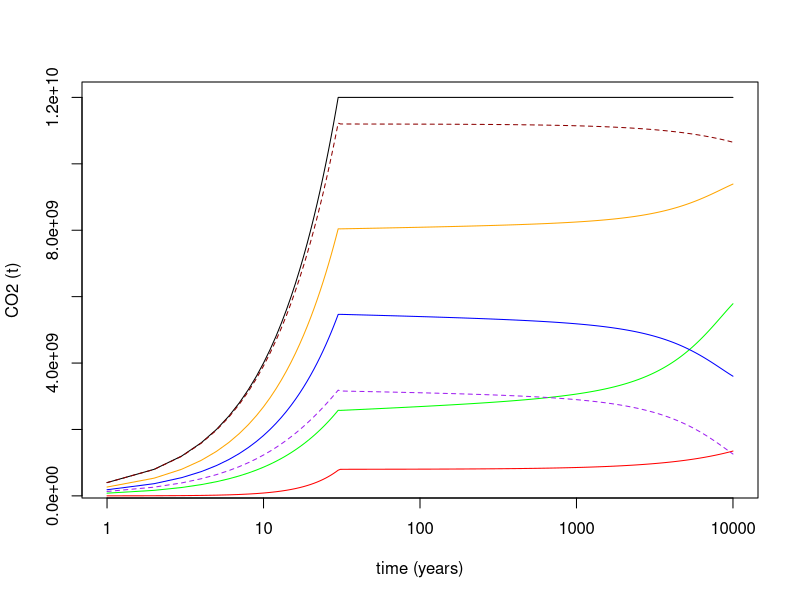

This figure's R source: (Note: a time limit stopped this script after it produced the figure.)
# The Storage Security Calculator (SSC): Calculates CO2 geological storage security over 10,000 years.
# Code associated with the manuscript:
#"Assessing the capability of CO2 Storage Security to deliver on climate mitigation."
#By Juan Alcalde, Stephanie Flude,
#Mark Wilkinson, Gareth Johnson, Katriona Edlmann, Clare E. Bond, 
#Vivian Scott, Stuart M. V. Gilfillan, Xènia Ogaya and R. Stuart Haszeldine.

# Instructions:
# Run the entire code. (We recommend running in RStudio)
# For the base case scenario: 
# Open BasicTable to review the results of the base case scenario
# A graphical display of the base case scenario is automatically generated
# View the key and change displayed parameters in Section 4.3 (Line 565)
# For Monte Carlo uncertainty analysis:
# run: temp <- SSCMC(n) - where n is the required number of realisations
# run FigLoss()
# Results table and CO2 loss curves over time will be displayed
# For the sensitivity analysis results
# If required, change the number of standard deviations being assessed in Section 4.2 (line 526)
# Open MinMaxSA to view results

####################################################################################
########################## Section 1: General Set-up ###############################
####################################################################################
set.seed(2100)

############################## 1.1 Define rtriangle ############################
################## Code to define a triangle distribution courtesy of R. A. Godfrey
################## https://www.rdocumentation.org/packages/ExtDist/versions/0.6-3/topics/Triangular

rtriangle <- function(n=1, a=0, b=1, c=(a+b)/2){
  if(length(n)>1) n <- length(n)
  if(n<1 | is.na(n)) stop(paste("invalid argument: n =", n))
  n <- floor(n)
  if(any(is.na(c(a,b,c)))) return(rep(NaN, times=n)) # to match behavior of runif
  if(a > c | b < c) return(rep(NaN, times=n)) # to match behavior of runif
  if(any(is.infinite(c(a,b,c)))) return(rep(NaN, times=n))
  
  p <- runif(n)
  
  if(a != c){
    # if a = c then i is always true
    i <- which((a + sqrt(p * (b - a)*(c - a))) <= c)
    j <- which((b - sqrt((1 - p) * (b - a) * (b - c))) > c)
  } else {
    i <- which((a + sqrt(p * (b - a)*(c - a))) < c)
    j <- which((b - sqrt((1 - p) * (b - a) * (b - c))) >= c)
  }
  if(length(i)!=0)
    p[i] <- a + sqrt(p[i] * (b - a) * (c - a))
  if(length(j)!=0)
    p[j] <- b - sqrt((1 - p[j]) * (b - a) * (b - c))
  
  return(p)
}

##########################################################################
###################### 1.2 Define AbSetUp function #############################
################This calculates Abandoned Well leakage rates AB1 and AB2

AbSetUp <- function(
    
  KnownWellDensity=2.5,# WELL DENSITY - wells / km2 Known abandoned well density: ONSHORE
  wellUnderEst=1.55, # WELL DENSITY - Well under-estimation factor: ONSHORE (Unregulated)
  UnPlugWells=0.3, # WELL STATUS  - Proportion of unplugged wells
  DegradWells=exp(-2.89), # PLUGGED WELL CONDITIONS - Proportion of Degraded wells: ONSHORE
  IntactDegrad=0, # Pre-injection conversions: Known degraded wells remediated to intact. (Function not used here)
  IntactHighRate=0.054, # SLOW LEAKAGE - Plugged & intact wells with higher leak rate
  CO2largeBlowout=exp(13.4), # Mass of CO2 lost during abandoned well blowout
  CO2degraded=300, # Mass of CO2 lost per leaking well during continuous leakage through degraded wells
  CO2intactHigh=230, # Mass of CO2 lost per well for intact wells with the high leak rate
  CO2intactLow=0.004, # Mass CO2 lost per well for intact wells with the low leak rate
  InjectionPeriod=30, # Number of years of injection 
  BlowoutWellYear=0.00002, # BLOWOUTS  - Long-term blowout rate - events per well year over 10 kyr (NOTE: written as 0.00005 in paper)
  PlugBlowoutYear=exp(-8.6125), # BLOWOUTS - Proportion of plugged wells that blowout during injection period
  ActiveWellsAB1=0.05128205 # The number of active wells that convert to abandoned wells post injection
){
  
  ## Initial Conditions
  
  TrueWellDensity <- KnownWellDensity * wellUnderEst
  UnKnownWellDensity <- TrueWellDensity - KnownWellDensity
  
  KnownUnPlugWells <- KnownWellDensity * UnPlugWells
  UnKnownUnPlugWells <- UnKnownWellDensity * UnPlugWells
  KnownPlugWells <- KnownWellDensity * (1-UnPlugWells)
  UnKnownPlugWells <- UnKnownWellDensity * (1-UnPlugWells)
  
  TotalUnPlugWells <- KnownUnPlugWells + UnKnownUnPlugWells
  TotalPlugWells <- KnownPlugWells + UnKnownPlugWells 
  
  ############ Plugged well conditions
  
  KnownDegPlug <- KnownPlugWells * DegradWells
  UnKnownDegPlug <- UnKnownPlugWells * DegradWells
  KnownIntactPlug <- KnownPlugWells * (1-DegradWells)
  UnKnownIntactPlug <- UnKnownPlugWells * (1-DegradWells)
  
  ######### AB1 ################################
  ## Plugged well status
  
  RemUnPlugWells <- KnownUnPlugWells
  KnownPlugWells <- RemUnPlugWells + KnownPlugWells
  #UnKnownPlugWells 
  TotalPlugwells <- KnownPlugWells + UnKnownPlugWells
  
  #UnKnownUnPlugWells
  
  ###Known plugged well conditions
  
  RemDegPlug <- KnownDegPlug * IntactDegrad
  KnownIntactWells <- RemDegPlug + RemUnPlugWells + KnownIntactPlug
  KnownDegWells <- KnownDegPlug - RemDegPlug
  
  ####Unknown well conditions
  
  #UnKnownUnPlugWells
  UnKnownDegWells <- UnKnownPlugWells * DegradWells
  #UnKnownIntactPlug
  TotalUnKnownPlug <- UnKnownIntactPlug + UnKnownDegWells
  
  ################### BLOWOUTS ##########
  
  BlowoutUnPlugged <- UnKnownUnPlugWells / InjectionPeriod
  BlowoutPlugYear <- PlugBlowoutYear / InjectionPeriod
  BlowoutKnownKmYear <- BlowoutPlugYear * KnownWellDensity
  BlowoutUnKnownKmYear <- UnKnownPlugWells * BlowoutPlugYear
  
  BlowoutTotal <- BlowoutKnownKmYear + BlowoutUnKnownKmYear + BlowoutUnPlugged
  
  CO2blowout <- BlowoutTotal * CO2largeBlowout
  
  ################### SLOW LEAKAGE ######
  
  TotalDegWells <- UnKnownDegWells + KnownDegWells
  
  TotalIntWells <- UnKnownIntactPlug + KnownIntactWells
  IntactWellsHighRate <- TotalIntWells * IntactHighRate
  IntactWellsLowRate <- TotalIntWells - IntactWellsHighRate
  
  CO2lostDegrad <- TotalDegWells * CO2degraded
  CO2lostIntactHigh <- IntactWellsHighRate * CO2intactHigh
  CO2lostIntactLow <- IntactWellsLowRate * CO2intactLow
  
  AB1 <- CO2blowout + CO2lostDegrad + CO2lostIntactHigh + CO2lostIntactLow
  
  ############################### AB2 #####################
  ###Well status at start of AB2 (end AB1)
  
  #UnKnownUnPlugWells
  UnKnownBlewOut <- BlowoutUnKnownKmYear * InjectionPeriod
  #KnownDegWells
  UnKnownUnRemediated <- UnKnownDegWells - UnKnownBlewOut
  
  ###### New well conditions
  NewTotalWells <- TrueWellDensity + ActiveWellsAB1
  
  ######  Known Wells
  KnownWellsAB2 <- KnownIntactWells + ActiveWellsAB1 + UnKnownUnPlugWells + UnKnownBlewOut + KnownDegWells
  
  #######  UnknownWells
  #UnKnownUnRemediated
  #UnKnownIntactPlug
  UnKnownIntactHighRate <- UnKnownIntactPlug * IntactHighRate
  UnKnownIntactLowRate <- UnKnownIntactPlug * (1 - IntactHighRate)
  
  #######  Total Wells by Status
  #UnKnownUnRemediated
  #UnKnownIntactHighRate
  TotalIntactLowRate <- KnownWellsAB2 + UnKnownIntactLowRate
  
  ########### BLOWOUTS
  
  BlowoutKm2Year <- BlowoutWellYear * NewTotalWells
  CO2lostBlowoutAB2 <- BlowoutKm2Year * CO2largeBlowout
  
  ###########  SLOW LEAKAGE
  
  CO2lostDegrad <- UnKnownUnRemediated * CO2degraded
  CO2lostIntactHigh <- UnKnownIntactHighRate * CO2intactHigh
  CO2lostIntactlow <- TotalIntactLowRate * CO2intactLow
  
  AB2 <- CO2lostBlowoutAB2 + CO2lostDegrad + CO2lostIntactHigh + CO2lostIntactlow
  
  
  outputAB1 <- c(TrueWellDensity, UnKnownWellDensity, KnownUnPlugWells, 
                 UnKnownUnPlugWells, KnownPlugWells, UnKnownPlugWells, 
                 TotalUnPlugWells, TotalPlugWells, KnownDegPlug, UnKnownDegPlug, KnownIntactPlug,
                 UnKnownIntactPlug, RemUnPlugWells, KnownPlugWells, UnKnownPlugWells, TotalPlugwells,
                 UnKnownUnPlugWells, RemDegPlug, KnownIntactWells, KnownDegWells, UnKnownUnPlugWells,
                 UnKnownDegWells, UnKnownIntactPlug, TotalUnKnownPlug, BlowoutUnPlugged, BlowoutPlugYear,
                 BlowoutKnownKmYear, BlowoutUnKnownKmYear, BlowoutTotal, CO2blowout, TotalDegWells,
                 TotalIntWells, IntactWellsHighRate, IntactWellsLowRate, CO2lostDegrad, CO2lostIntactHigh,
                 CO2lostIntactLow, AB1)
  
  outputAB2 <- c(UnKnownUnPlugWells, UnKnownBlewOut, KnownDegWells, UnKnownUnRemediated,
                 UnKnownUnRemediated, UnKnownIntactPlug, UnKnownIntactHighRate, UnKnownIntactLowRate, 
                 UnKnownUnRemediated, UnKnownIntactHighRate, TotalIntactLowRate, BlowoutKm2Year,
                 CO2lostBlowoutAB2, CO2lostDegrad, CO2lostIntactHigh, CO2lostIntactlow, AB2)
  
  output <- c(AB1,AB2)
  
}



############################################################################
#######################Section 2 - Base Case Function########################
############################################################################
##This code runs a base case scenario, based on the parameters as defined below.
## It calls AbSetUp and replaces the AbSetUp default parameters with the ones defined here.

SSCBase <- function(CO2target = 1.2e10,  # total injection target, tonnes
                    
                    injectperWell=0.75e6, #####  tpa
                    
                    InjectionPeriod=30, ##### years
                    
                    meanPlumeArea=exp(-0.7595), ####  km2 per Mt
                    
                    ####################  ACTIVE WELL LEAKAGE
                    
                    ActiveWellFreq = exp(-2.89),    # Slow leak frequency, proportion active wells leaking (5) : ONSHORE
                    
                    SlowLeakInjector = 158.5,  # slow leak mass - t CO2 per annum per well 
                    
                    MinorBlowFreq = 0.0693,    # Minor blowout frequency, events / well / year
                    
                    MinorBlowout = exp(exp(1.27)),  # Minor blowout (t CO2 / blowout)
                    
                    MajorBlowFreq = 1.35e-4, # Major blowout frequency (t / event / year) : ONSHORE
                    
                    CO2MajorBlowout = exp(exp(2.57)),  # Major blowout mass (t)  (10)
                    
                    ##################  Abandonned well LEAKAGE
                    
                    KnownWellDensity= 2.5,#### well density (wells / km2) : ONSHORE
                    
                    wellUnderEst=1.55, #### well underestimation factor 
                    
                    UnPlugWells=0.3, #### proportion unplugged wells : ONSHORE
                    
                    DegradWells=exp(-2.89), #### proportion degraded wells
                    
                    IntactHighRate=0.054, #### proportion intact with high rate (15)
                    
                    IntactDegrad=0, ### Pre-remediate degraded? (Extra function not used in this scenario)
                    
                    PlugBlowoutYear=exp(-8.6125), #### Short term blowout risk (wells / 30 years)
                    
                    BlowoutWellYear=2e-5,  #### long trm blowout risk (wells / yr)
                    
                    CO2largeBlowout=exp(13.4), #### Blowout Mass (t)
                    
                    CO2degraded=300, #### Degraded well leak mass (t) (20)
                    
                    CO2intactHigh=230,  #### Intact well leak mass - high (t)
                    
                    CO2intactLow=0.004, #### Intact well leak mass - high (t)
                    
                    #########################
                    
                    NatLeakRate = exp(0.693), #### Natural leakage rate (t / km2 / year)
                    
                    ####################### INPUTS for variable leakage decay curves
                    
                    A = 12,  ##  long-term leakage rate, central case
                    
                    B = 0.25715, ## exponential decay factor, central case (25)
                    
                    ##################
                    
                    res_sat = 0.58,  # Res sat fraction
                    
                    migration = 1 #  no of volumes of rock the CO2 'sees'
                    
){
  
  # has res trapping prop to FREE CO2 ( = injected - (min + sol trapped); not total injected CO2)
  
  ######################### input data
  
  time <- 10000  # total run time for model
  
  annualinject <- CO2target / InjectionPeriod   # Mt
  
  wells <- annualinject/injectperWell
  
  #################### natural pathways
  
  leakAreaNP <- CO2target * meanPlumeArea / 1e6 # km2 (1e6 as leak/area in Mt but target in t)
  
  leakNatPaths <- leakAreaNP * NatLeakRate  #  t/year
  
  #################### Active wells  ##  tonnes / year
  
  leakActiveWells <-  wells * (SlowLeakInjector * ActiveWellFreq + MinorBlowFreq * MinorBlowout + CO2MajorBlowout * MajorBlowFreq)
  
  ##################### Abandoned wells
  
  ## calc ActiveWellsAB1, i.e. the Active wells converted to abandoned at the end of injection
  
  ActiveWellsAB1 <- wells / CO2target / meanPlumeArea * 1e6 
  
  AB <- AbSetUp(KnownWellDensity,wellUnderEst,UnPlugWells, 
                DegradWells, IntactDegrad, IntactHighRate, 
                CO2largeBlowout,CO2degraded,CO2intactHigh,CO2intactLow,
                InjectionPeriod,BlowoutWellYear,PlugBlowoutYear, ActiveWellsAB1)
  
  leakAbWells1 <- CO2target * meanPlumeArea * AB[1] / 1e6  
  leakAbWells2 <- CO2target * meanPlumeArea * AB[2] / 1e6  
  ################# OUTPUT MATRIX
  
  leak <- matrix(0,ncol=10,nrow=time,byrow=F)
  dimnames(leak)[[2]] <- c("time","injCO2","leakCO2","cumleakCO2","A", # 1-5
                           "B","mintrap","soltrap" , "res_trap", "free CO2")
  leak[,1] <- seq(1,time)
  
  ############### CO2 injection
  
  leak[1:30,2] <- CO2target * leak[1:30,1]/30
  leak[31:time,2] <- CO2target
  
  ################# LEAKAGE ###################################################
  
  # rows year <=30
  leak[1:30,3] <- (leakNatPaths + leakActiveWells + leakAbWells1)*leak[1:30,2]/CO2target
  
  # rows year > starts at year 31 as 100 % of the max leakage rate 
  leak[31:time,3] <- (A + (100- A)* exp(-B * (leak[31:time,1]-31)))  * (leakNatPaths + leakAbWells2) / 100
  
  ################## cummulative leakage 
  
  leak[1,4] <- 0.5 * leak[1,3]
  
  for (i in 2:time){
    leak[i,4] <- leak[(i-1),4] + 0.5 * (leak[i,3] + leak[i-1,3])
  }
  
  ################## TRAPPING - mineral and sol first, rest goes to residual trapping
  
  # min trap proportional to total UNLEAKED CO2
  
  # mineral trapping ADJUSTED to START at t=0 (was t=31) otherwise 0 (default in 'leak')
  
  leak[,7] <- (leak[,2] - leak[,4]) * (-1.669497e-13 * leak[,1]^3 + 2.903893e-9 * leak[,1]^2 + 1.403357e-5*leak[,1]) #   
  
  
  # solubility trapping ADJUSTED to START at t=0 (was t=31)
  # sol trap proportional to total UNLEAKED CO2
  
  leak[,8] <-  (leak[,2]-leak[,4]) * 0.204 * (leak[,1])^0.0342144145 ## Xu et al. (2003)
  
  # residual trapping
  
  leak[,9] <- (leak[,2]- (leak[,7] + leak[,8])) * (1 - (1-res_sat)^migration) # leaked not removed!!
  
  #######free CO2
  
  leak[,10] <- leak[,2]- (leak[,7] + leak[,8] + leak[,4] + leak[,9])
  
  leak[,5] <- A # returns the variables from the leakage decay model
  leak[,6] <- B
  
  output <- leak[leak[,10]>0,]  # trims the output if free CO2 < 0
  
  #Run the Basic function (Section 4) for final leakage values.
  # Run the BasicTable code (Section 4) for a plot of CO2 partitioning over time.
  
}

#################################################################
###################Section 3 - Monte Carlo Analysis###########################
#################################################################
##This code carries out a Monte Carlo simulation for n realisations.
## Random numbers are selected for each parameter from the distributions defined below.
## Minimum, P05, P50, P95, and maximum values are extracted for selected years.

SSCMC <- function(n=5){
  
  # Calls SSCBase for range of plume areas, does MC for n times
  
  # Outputs data at years time
  
  # output at 1000 year intervals (output 1 is 1000 years etc)
  output0001 <- matrix(rep(0,10),ncol=10,nrow=1) # 1 year
  output0003 <- matrix(rep(0,10),ncol=10,nrow=1) # 3 year
  output0010 <- matrix(rep(0,10),ncol=10,nrow=1) # 10 year
  output0030 <- matrix(rep(0,10),ncol=10,nrow=1) # 30 years
  output0100 <- matrix(rep(0,10),ncol=10,nrow=1) # 100 years
  output0200 <- matrix(rep(0,10),ncol=10,nrow=1) # 200 years
  output0500 <- matrix(rep(0,10),ncol=10,nrow=1) # 500 years
  output1 <- matrix(rep(0,10),ncol=10,nrow=1) # 1000 years
  output2 <- matrix(rep(0,10),ncol=10,nrow=1) # 2000 years
  output3 <- matrix(rep(0,10),ncol=10,nrow=1) # 3000 years
  output4 <- matrix(rep(0,10),ncol=10,nrow=1) # 4000 years
  output5 <- matrix(rep(0,10),ncol=10,nrow=1) # 5000 years
  output6 <- matrix(rep(0,10),ncol=10,nrow=1) # 6000 years
  output7 <- matrix(rep(0,10),ncol=10,nrow=1) # 7000 years
  output8 <- matrix(rep(0,10),ncol=10,nrow=1) # 8000 years
  output9 <- matrix(rep(0,10),ncol=10,nrow=1) # 9000 years
  output10 <- matrix(rep(0,10),ncol=10,nrow=1) # 10,000 years
  
  for (i in 1:n) {
    
    newLine <- SSCBase(CO2target = 1.2e10,  # total injection target, t, FIXED
                       
                       injectperWell=rnorm(1,0.75e6,0.00415e6), #####  tonnes per annum
                       
                       InjectionPeriod=30, ##### years FIXED
                       
                       meanPlumeArea=rlnorm(1,-0.7595,0.1763), ####  km2 per Mt from S North Sea gas fields
                       
                       ####################  ACTIVE WELL LEAKAGE
                       
                       ActiveWellFreq = rlnorm(1,-2.89,0.7),    # Slow leak frequency, proportion active wells leaking (5)
                       
                       SlowLeakInjector = rnorm(1,158.5,5.2),  # slow leak mass - t CO2 per annum per well 
                       
                       MinorBlowFreq = runif(1,0.062,0.0762), ##### 0.0693 +/- 10% Minor blowout frequency, events / well / year
                       
                       MinorBlowout = exp(rlnorm(1,1.27,0.0397)),  # Minor blowout mass (t CO2 / blowout)
                       
                       MajorBlowFreq = rnorm(1,1.35e-4,4.4e-5), ##### value = 4.96e-4 +/- 10%, Major blowout frequency (t / event / year)
                       
                       CO2MajorBlowout = exp(rlnorm(1,2.57,0.045)),  # (Juan suggested +/- 0.045. for the mean In original code it is 0.011) Major blowout mass (t)  (10) exp(6.6)=750 t as requested 
                       
                       ##################  Abandoned well LEAKAGE
                       
                       KnownWellDensity=runif(1,2.25,2.75), ##### 2.5 +/- 10%, well density (wells / km2)
                       
                       wellUnderEst= runif(1,1.1,2), ####(Recalculated by BG: s.e. for log normal. But original is uniform distribution)  well underestimation factor
                       
                       UnPlugWells=0.3, #### proportion unplugged wells
                       
                       DegradWells=rlnorm(1,-2.89,0.7), # proportion degraded wells
                       
                       IntactHighRate=runif(1,0.049,0.0595),  #####0.054 +/- 10%, proportion intact with high rate (15)
                       
                       IntactDegrad=0, ##### Pre-remediate degraded?
                       
                       PlugBlowoutYear=rlnorm(1,-8.6125,0.23),# 1/2000 to 1/9000, Short term blowout risk (wells / 30 years)
                       
                       BlowoutWellYear=runif(1,1e-5,1e-4), #####1e-4 +/-10% long trm blowout risk (wells / yr)
                       
                       CO2largeBlowout=rlnorm(1,13.4,0.35), # Large Blowout Mass (t)
                       
                       CO2degraded=runif(1,270,330), ####300 +/- 10% Degraded well leak mass (t) (20)
                       
                       CO2intactHigh=runif(1,207,253), ####230 +/- 10% Intact well leak mass - high (t)
                       
                       CO2intactLow=runif(1,0.0036,0.0044), ####0.004 +/- 10%,  Intact well leak mass - high (t)
                       
                       #########################
                       
                       NatLeakRate = rlnorm(1,0.693,0.37), #### Natural leakage rate (t / km2 / year)
                       
                       ####################### INPUTS for variable leakage decay curves
                       
                       A = rtriangle(1,3,53,12),  #  long-term leakage rate, central case
                       
                       B = runif(1,0.0143,0.5), # exponential decay factor, central case (25)
                       
                       ##################
                       
                       res_sat = rnorm(1,0.58,0.0286),  # Res sat fraction
                       
                       migration = 1) #  no of volumes of rock the CO2 'sees' NOT VARIED
    
    ####  take data at year X , take last data point if ran out of leakable CO2 before time
    if (dim(newLine)[[1]]>1)    {output0001 <- rbind(output0001,newLine[1,])}    else {output0001 <- rbind(output0001,newLine[dim(newLine)[[1]],])}
    if (dim(newLine)[[1]]>3)    {output0003 <- rbind(output0003,newLine[3,])}    else {output0003 <- rbind(output0003,newLine[dim(newLine)[[1]],])}
    if (dim(newLine)[[1]]>10)   {output0010 <- rbind(output0010,newLine[10,])}    else {output0010 <- rbind(output0010,newLine[dim(newLine)[[1]],])}
    if (dim(newLine)[[1]]>30)   {output0030 <- rbind(output0030,newLine[30,])}   else {output0030 <- rbind(output0030,newLine[dim(newLine)[[1]],])}
    if (dim(newLine)[[1]]>100)  {output0100 <- rbind(output0100,newLine[100,])}  else {output0100 <- rbind(output0100,newLine[dim(newLine)[[1]],])}
    if (dim(newLine)[[1]]>200)  {output0200 <- rbind(output0200,newLine[200,])}  else {output0200 <- rbind(output0200,newLine[dim(newLine)[[1]],])} # New line for 200 years
    if (dim(newLine)[[1]]>500)  {output0500 <- rbind(output0500,newLine[500,])}  else {output0500 <- rbind(output0500,newLine[dim(newLine)[[1]],])}
    if (dim(newLine)[[1]]>1000) {output1 <- rbind(output1,newLine[1000,])} else {output1 <- rbind(output1,newLine[dim(newLine)[[1]],])}
    if (dim(newLine)[[1]]>2000) {output2 <- rbind(output2,newLine[2000,])} else {output2 <- rbind(output2,newLine[dim(newLine)[[1]],])}
    if (dim(newLine)[[1]]>3000) {output3 <- rbind(output3,newLine[3000,])} else {output3 <- rbind(output3,newLine[dim(newLine)[[1]],])}
    if (dim(newLine)[[1]]>4000) {output4 <- rbind(output4,newLine[4000,])} else {output4 <- rbind(output4,newLine[dim(newLine)[[1]],])}
    if (dim(newLine)[[1]]>5000) {output5 <- rbind(output5,newLine[5000,])} else {output5 <- rbind(output5,newLine[dim(newLine)[[1]],])}
    if (dim(newLine)[[1]]>6000) {output6 <- rbind(output6,newLine[6000,])} else {output6 <- rbind(output6,newLine[dim(newLine)[[1]],])}
    if (dim(newLine)[[1]]>7000) {output7 <- rbind(output7,newLine[7000,])} else {output7 <- rbind(output7,newLine[dim(newLine)[[1]],])}
    if (dim(newLine)[[1]]>8000) {output8 <- rbind(output8,newLine[8000,])} else {output8 <- rbind(output8,newLine[dim(newLine)[[1]],])}
    if (dim(newLine)[[1]]>9000) {output9 <- rbind(output9,newLine[9000,])} else {output9 <- rbind(output9,newLine[dim(newLine)[[1]],])}
    if (dim(newLine)[[1]]>10000) {output10 <- rbind(output10,newLine[10000,])} else {output10 <- rbind(output10,newLine[dim(newLine)[[1]],])}
    
  }
  
  output0001 <- output0001[output0001[,1]!=0,] #  removes the dummy row used to make the matrix 'output'
  output0003 <- output0003[output0003[,1]!=0,]
  output0010 <- output0010[output0010[,1]!=0,]
  output0030 <- output0030[output0030[,1]!=0,]
  output0100 <- output0100[output0100[,1]!=0,]
  output0200 <- output0200[output0200[,1]!=0,]
  output0500 <- output0500[output0500[,1]!=0,]
  output1 <- output1[output1[,1]!=0,]
  output2 <- output2[output2[,1]!=0,]
  output3 <- output3[output3[,1]!=0,]
  output4 <- output4[output4[,1]!=0,]
  output5 <- output5[output5[,1]!=0,]
  output6 <- output6[output6[,1]!=0,]
  output7 <- output7[output7[,1]!=0,]
  output8 <- output8[output8[,1]!=0,]
  output9 <- output9[output9[,1]!=0,]
  output10 <- output10[output10[,1]!=0,]

  output <- list(output0001,output0003,output0010,output0030,output0100,output0200,output0500,output1,output2,output3,output4,output5,output6,output7,output8,output9,output10)
  
}
## Run the FigLoss function (FigLoss(),) to produce output table and plot


#############################################################################
#########################Section 4 - Data Interrogation######################
############################################################################
#Sections of code to be run as required

###### 4.1 Basic function returns the total leakage at yr = 10,000 as a % of injected.#####
Basic <- function(...) { 
  Basic <- SSCBase(...)
  Basic <- Basic[dim(Basic)[[1]],] # takes last line
  Basic <- Basic[4]/Basic[2]*100  # % leak at end of run
  return(Basic)
}


########### 4.2 Code for sensitivity Analysis#################
#This calculates the % leak at t=10,000 for the base case, but varying each parameter according to the min and max pairs below
SDN <- 2 # Set the number of standard deviations to test the sensitivity on
MinMaxSA <- as.data.frame(t(as.matrix(data.frame(
  BC = Basic(), # Base case scenario
  ###### Min and Max pairs below reset the min and max values for each parameter
  Min_injectperWell = Basic(injectperWell=0.75e6-(SDN*0.083e6)), # SDN Standard Deviations
  Max_injectperWell = Basic(injectperWell=0.75e6+(SDN*0.083e6)),
  Min_meanPlumeArea = Basic(meanPlumeArea=exp(-0.7595-(SDN*0.8815))), # SDN Standard Deviations
  Max_meanPlumeArea = Basic(meanPlumeArea=exp(-0.7595+(SDN*0.8815))), #
  Min_ActiveWellFreq = Basic(ActiveWellFreq=exp(-2.89-(SDN*0.7))), # SDN Standard Deviations
  Max_ActiveWellFreq = Basic(ActiveWellFreq=exp(-2.89+(SDN*0.7))), # 
  Min_SlowLeakInjector = Basic(SlowLeakInjector=158.5-(SDN*18.83)), # SDN Standard Deviations
  Max_SlowLeakInjector = Basic(SlowLeakInjector=158.5+(SDN*18.83)), #
  Min_MinorBlowout = Basic(MinorBlowout=exp(exp(1.27-(SDN*0.21)))), # SDN Standard Deviations
  Max_MinorBlowout = Basic(MinorBlowout=exp(exp(1.27+(SDN*0.21)))), #
  Min_MajorBlowFreq = Basic(MajorBlowFreq=1.35e-4-(SDN*4.4e-5)), # SDN Standard Deviations
  Max_MajorBlowFreq = Basic(MajorBlowFreq=1.35e-4+(SDN*4.4e-5)), #
  Min_CO2MajorBlowout = Basic(CO2MajorBlowout=exp(exp(2.57-(SDN*0.045)))), # SDN Standard Deviations
  Max_CO2MajorBlowout = Basic(CO2MajorBlowout=exp(exp(2.57+(SDN*0.045)))), #
  Min_KnownWellDensity = Basic(KnownWellDensity=0) ,
  Max_KnownWellDensity = Basic(KnownWellDensity=5) ,
  Min_wellUnderEst = Basic(wellUnderEst=1.1), # Minimum value
  Max_wellUnderEst = Basic(wellUnderEst=2), # Maximum value
  Min_DegradWells = Basic(DegradWells=exp(-2.89-(SDN*0.7))), # SDN Standard Deviations
  Max_DegradWells = Basic(DegradWells=exp(-2.89+(SDN*0.7))), #
  Min_PlugBlowoutYear = Basic(PlugBlowoutYear=exp(-8.6125-(SDN*0.23))), # SDN Standard Deviations
  Max_PlugBlowoutYear = Basic(PlugBlowoutYear=exp(-8.6125+(SDN*0.23))), #
  Min_BlowoutWellYear = Basic(BlowoutWellYear=1e-5), # Minimum value
  Max_BlowoutWellYear = Basic(BlowoutWellYear=1e-4), # Maximum value
  Min_CO2largeBlowout = Basic(CO2largeBlowout=exp(13.4-(SDN*0.35))), # SDN Standard Deviations
  Max_CO2largeBlowout = Basic(CO2largeBlowout=exp(13.4+(SDN*0.35))), #
  Min_NatLeakRate = Basic(NatLeakRate=exp(0.693-(SDN*0.37))), # SDN Standard Deviations
  Max_NatLeakRate = Basic(NatLeakRate=exp(0.693+(SDN*0.37))),
  Min_A = Basic(A=3), # Minimum value
  Max_A = Basic(A=53), # Maximum value
  Min_B = Basic(B=0.0143), # Minimum value
  Max_B = Basic(B=0.5), #Maximum value
  Min_res_sat = Basic(res_sat=0.58-(SDN*0.1897)), # SDN Standard Deviations
  Max_res_sat = Basic(res_sat=0.58+(SDN*0.1897)) #
))))
## Change the SDN as required. Run Code. Call "MnMaxSA" for output.

#################### 4.3 Plot CO2 partitioning over time ######################
## Code creates a plot of CO2 partitioning over 10 kyrs
BasicTable <- SSCBase()
plot(BasicTable[,"time"],BasicTable[,"injCO2"], type="l", xlab = "time (years)", ylab = "CO2 (t)", log = "x") #, ylim = c(1e5, 2e10),
lines(BasicTable[,"time"],BasicTable[,"cumleakCO2"], col="red") # Plots cumulatively leaked
lines(BasicTable[,"time"],BasicTable[,("mintrap")]+BasicTable[,("soltrap")], col="green") # Plots chemically trapped
lines(BasicTable[,"time"],BasicTable[,"res_trap"], col="blue") #Plots residually trapped
lines(BasicTable[,"time"],BasicTable[,"free CO2"], col="purple", lty=2)
lines(BasicTable[,"time"],BasicTable[,("mintrap")]+BasicTable[,("soltrap")]+BasicTable[,("res_trap")]+BasicTable[,("free CO2")], col="dark red", lty=2) # Plots CO2 remaining in reservoir
lines(BasicTable[,"time"],BasicTable[,("mintrap")]+BasicTable[,("soltrap")]+BasicTable[,("res_trap")], col="orange") # Plots immobilised CO2 
#Comment out lines that aren't required

############ 4.4 Plot the different probabilities of leakage over time#############
####Plots the Max, p95, P59, P5, and Min model results for 15 time steps
####To creat plot, run temp <- SSCMC(n) where n is the required iterations
FigLoss <- function(){
  
  # Plots graph of % CO2 loss quantiles vs time
  # Also plots histogram of % CO2 loss in year 10,000
  
  output <- matrix(rep(0, 17 * 6), ncol = 6, nrow = 17)  # col1 = time # changed to 17 to account for the 200 year scenario
  output[,1] <- c(1, 3, 10, 30, 100, 200, 500, seq(1000, 10000, 1000))
  
  print(output)
  
  
  loss_final <- NULL  # to store % loss at year 10,000
  
  for (i in 1:17) {
    loss <- temp[[i]][,4] / temp[[i]][,2] * 100  # % CO2 loss
    output[i, 2:6] <- quantile(loss, c(0, 0.1, 0.5, 0.95, 1))
    
    if (i == 17) {  # capture % loss for year 10,000
      loss_final <- loss
    }
  }
  
  # Plot quantiles over time
  plot(output[,1], output[,6], type = "l",
       xlim = c(1, 10000), ylim = c(0, output[17,6]),
       main = "black = max, blue = P95, red = P50, green = P5, purple = min",
       xlab = "Time (years)", ylab = "% CO₂ Loss", log = "x")
  
  lines(output[,1], output[,2], col = "purple")  # min
  lines(output[,1], output[,3], col = "blue")    # P95
  lines(output[,1], output[,4], col = "red")     # P50
  lines(output[,1], output[,5], col = "green")   # P5
  
  dimnames(output)[[2]] <- c("time", "min", "P95", "P50", "P05", "max")

  return(output)
}

PlotLossHistogram <- function(i = 17, temp, time_points = c(1, 3, 10, 30, 200, 500, seq(1000, 10000, 1000))) {
  loss <- temp[[i]][,4] / temp[[i]][,2] * 100
  hist(loss_final,
       breaks = 30,
       col = "steelblue",
       border = "white",
       main = paste("Histogram of % CO₂ Loss at Year", time_points[i]),
       xlab = "% CO₂ Loss",
       ylab = "Frequency")
  
  PlotLossHistogram(i = 17, temp = temp)
  
  
}


#######################################
########Temp plot for year 200 ########
######## This is output 6 #############
#######################################

temp <- SSCMC(10000)  # or SSCMC(1000) or however many simulations you want

library(ggplot2)
library(dplyr)

# Extract % loss at year 200
loss_200 <- temp[[6]][, 4] / temp[[6]][, 2] * 100
n_sim <- length(loss_200)

# Histogram bin width
hist_data <- hist(loss_200, breaks = 30, plot = FALSE)
bin_width <- hist_data$breaks[2] - hist_data$breaks[1]

# Density, scaled to frequency, truncated at x >= 0
dens <- density(loss_200)
density_df <- data.frame(
  x = dens$x,
  y = dens$y * bin_width * n_sim
) %>% filter(x >= 0)

# Calculate percentiles
p90 <- quantile(loss_200, 0.90)
p95 <- quantile(loss_200, 0.95)
p98 <- quantile(loss_200, 0.98)

# Build custom legend labels with values
label_90_95 <- paste0("90–95%: ≥ ", round(p90, 2), "%")
label_95_98 <- paste0("95–98%: ≥ ", round(p95, 2), "%")
label_98_100 <- paste0("98–100%: ≥ ", round(p98, 2), "%")

# Shaded areas
shade_90_95 <- subset(density_df, x >= p90 & x < p95) %>% mutate(band = label_90_95)
shade_95_98 <- subset(density_df, x >= p95 & x < p98) %>% mutate(band = label_95_98)
shade_98_100 <- subset(density_df, x >= p98) %>% mutate(band = label_98_100)

shade_df <- bind_rows(shade_90_95, shade_95_98, shade_98_100)
shade_df$band <- factor(shade_df$band, levels = c(label_90_95, label_95_98, label_98_100))

# Max y for truncating CaR lines
half_y <- max(density_df$y) * 0.5

# Final plot
pp <- ggplot(data.frame(loss = loss_200), aes(x = loss)) +
  geom_histogram(aes(y = ..count..), bins = 40, fill = "gray85", color = "white", alpha = 0.6) +
  geom_area(data = shade_df, aes(x = x, y = y, fill = band), alpha = 0.8) +
  geom_line(data = density_df, aes(x = x, y = y), color = "black", size = 0.7) +
  
  # Truncated vertical CaR lines
  annotate("segment", x = p90, xend = p90, y = 0, yend = half_y, color = "lightgreen", linetype = "dashed", size = 1) +
  annotate("segment", x = p95, xend = p95, y = 0, yend = half_y, color = "mediumseagreen", linetype = "dashed", size = 1) +
  annotate("segment", x = p98, xend = p98, y = 0, yend = half_y, color = "darkgreen", linetype = "dashed", size = 1) +
  
  
  annotate("text", x = p90, y = half_y * 1.05, label = "90%", color = "lightgreen", hjust = -0.1, size = 3) +
  annotate("text", x = p95, y = half_y * 1.05, label = "95%", color = "mediumseagreen", hjust = -0.1, size = 3) +
  annotate("text", x = p98, y = half_y * 1.05, label = "98%", color = "darkgreen", hjust = -0.1, size = 3) +
  
  labs(
    x = "% CO₂ Loss",
    y = "Frequency (Number of Simulations)",
    fill = "Carbon at Risk (%)"
  ) +
  scale_fill_manual(
    values = setNames(
      c("lightgreen", "mediumseagreen", "darkgreen"),
      c(label_90_95, label_95_98, label_98_100)
    )) +
  coord_cartesian(xlim = c(0, max(density_df$x)), ylim = c(0, max(density_df$y))) +
  theme_minimal(base_size = 14) +
  theme(
    panel.border = element_rect(color = "black", fill = NA, size = 0.8),
    plot.title = element_blank(),
    legend.position = c(0.98, 0.98),
    legend.justification = c("right", "top"),
    legend.box = "vertical",
    legend.title = element_text(size = 10),
    legend.text = element_text(size = 9),
    panel.grid.minor = element_blank()
  )

#Print figure pp
pp

ggsave(
  filename = "DACCS_CaR_density_ONSHORE_200yrs.png",
  plot = pp,
  path = "C:/Users/bdg203/Dropbox/Exeter/Offsets/RevisitingRemovals/Nature Paper/DACCS_Figures",
  width = 8,
  height = 6,
  dpi = 300
)



#######################################
########Temp plot for year 1000########
#######################################

temp <- SSCMC(10000)  # or SSCMC(1000) or however many simulations you want

library(ggplot2)
library(dplyr)

# Extract % loss at year 1,000
loss_1000 <- temp[[8]][, 4] / temp[[8]][, 2] * 100
n_sim <- length(loss_1000)

# Histogram bin width
hist_data <- hist(loss_1000, breaks = 30, plot = FALSE)
bin_width <- hist_data$breaks[2] - hist_data$breaks[1]

# Density, scaled to frequency, truncated at x >= 0
dens <- density(loss_1000)
density_df <- data.frame(
  x = dens$x,
  y = dens$y * bin_width * n_sim
) %>% filter(x >= 0)

# Calculate percentiles
p90 <- quantile(loss_1000, 0.90)
p95 <- quantile(loss_1000, 0.95)
p98 <- quantile(loss_1000, 0.98)

# Build custom legend labels with values
label_90_95 <- paste0("90–95%: ≥ ", round(p90, 2), "%")
label_95_98 <- paste0("95–98%: ≥ ", round(p95, 2), "%")
label_98_100 <- paste0("98–100%: ≥ ", round(p98, 2), "%")

# Shaded areas
shade_90_95 <- subset(density_df, x >= p90 & x < p95) %>% mutate(band = label_90_95)
shade_95_98 <- subset(density_df, x >= p95 & x < p98) %>% mutate(band = label_95_98)
shade_98_100 <- subset(density_df, x >= p98) %>% mutate(band = label_98_100)

shade_df <- bind_rows(shade_90_95, shade_95_98, shade_98_100)
shade_df$band <- factor(shade_df$band, levels = c(label_90_95, label_95_98, label_98_100))

# Max y for truncating CaR lines
half_y <- max(density_df$y) * 0.5

# Final plot
pp <- ggplot(data.frame(loss = loss_1000), aes(x = loss)) +
  geom_histogram(aes(y = ..count..), bins = 43, fill = "gray85", color = "white", alpha = 0.6) +
  geom_area(data = shade_df, aes(x = x, y = y, fill = band), alpha = 0.8) +
  geom_line(data = density_df, aes(x = x, y = y), color = "black", size = 0.7) +
  
  # Truncated vertical CaR lines
  annotate("segment", x = p90, xend = p90, y = 0, yend = half_y, color = "lightgreen", linetype = "dashed", size = 1) +
  annotate("segment", x = p95, xend = p95, y = 0, yend = half_y, color = "mediumseagreen", linetype = "dashed", size = 1) +
  annotate("segment", x = p98, xend = p98, y = 0, yend = half_y, color = "darkgreen", linetype = "dashed", size = 1) +
  
  
  annotate("text", x = p90, y = half_y * 1.05, label = "90%", color = "lightgreen", hjust = -0.1, size = 3) +
  annotate("text", x = p95, y = half_y * 1.05, label = "95%", color = "mediumseagreen", hjust = -0.1, size = 3) +
  annotate("text", x = p98, y = half_y * 1.05, label = "98%", color = "darkgreen", hjust = -0.1, size = 3) +
  
  labs(
    x = "% CO₂ Loss",
    y = "Frequency (Number of Simulations)",
    fill = "Carbon at Risk (%)"
  ) +
  scale_fill_manual(
    values = setNames(
      c("lightgreen", "mediumseagreen", "darkgreen"),
      c(label_90_95, label_95_98, label_98_100)
    )) +
  coord_cartesian(xlim = c(0, max(density_df$x)), ylim = c(0, max(density_df$y))) +
  theme_minimal(base_size = 14) +
  theme(
    panel.border = element_rect(color = "black", fill = NA, size = 0.8),
    plot.title = element_blank(),
    legend.position = c(0.98, 0.98),
    legend.justification = c("right", "top"),
    legend.box = "vertical",
    legend.title = element_text(size = 10),
    legend.text = element_text(size = 9),
    panel.grid.minor = element_blank()
  )

#Print figure pp
pp

ggsave(
  filename = "DACCS_CaR_density_ONSHORE_1000yrs.png",
  plot = pp,
  path = "C:/Users/bdg203/Dropbox/Exeter/Offsets/RevisitingRemovals/Nature Paper/DACCS_Figures",
  width = 8,
  height = 6,
  dpi = 300
)
